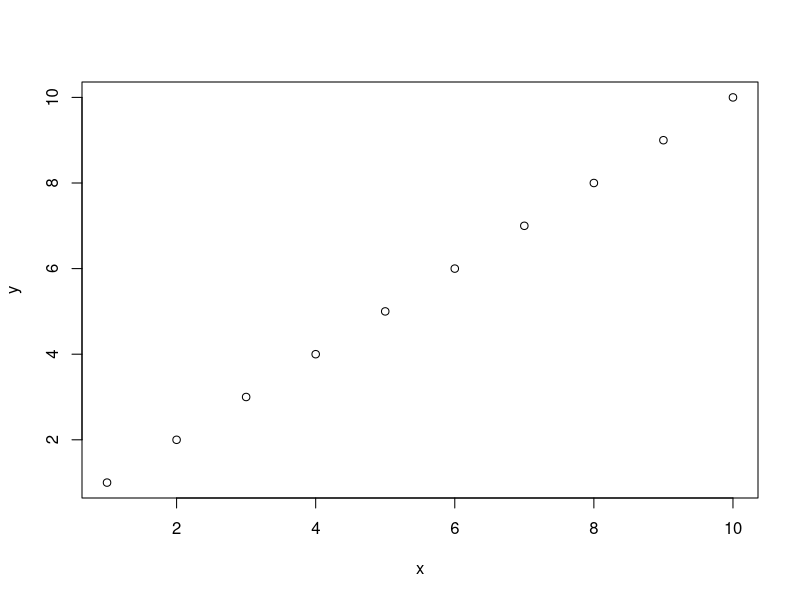
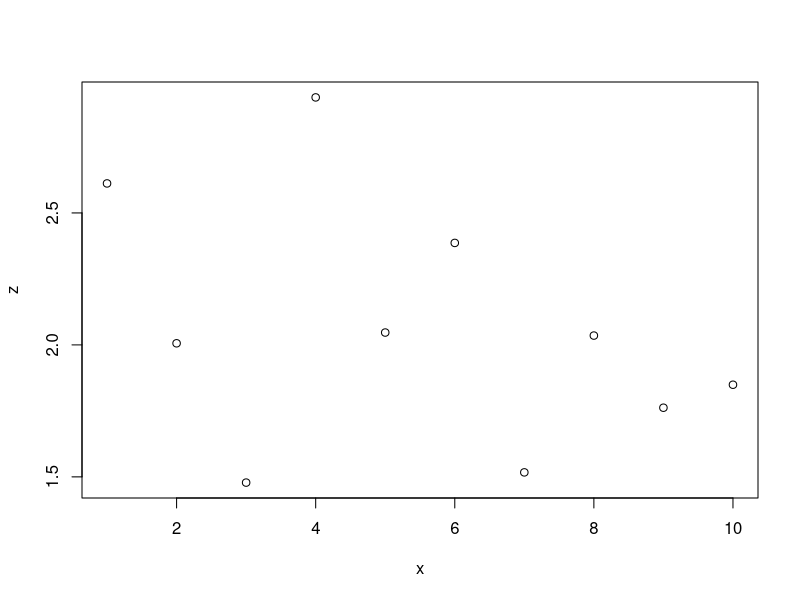

Generate these figures, in order, with R:
# first script  

x <- 1:10
y <- 1:10

plot(x,y)


z <- rnorm(10, 2, 0.5)
plot(x,z)

xy <- data.frame(x,y)

head(xy)

write.table(xy, file="xy.csv", sep = ",")

